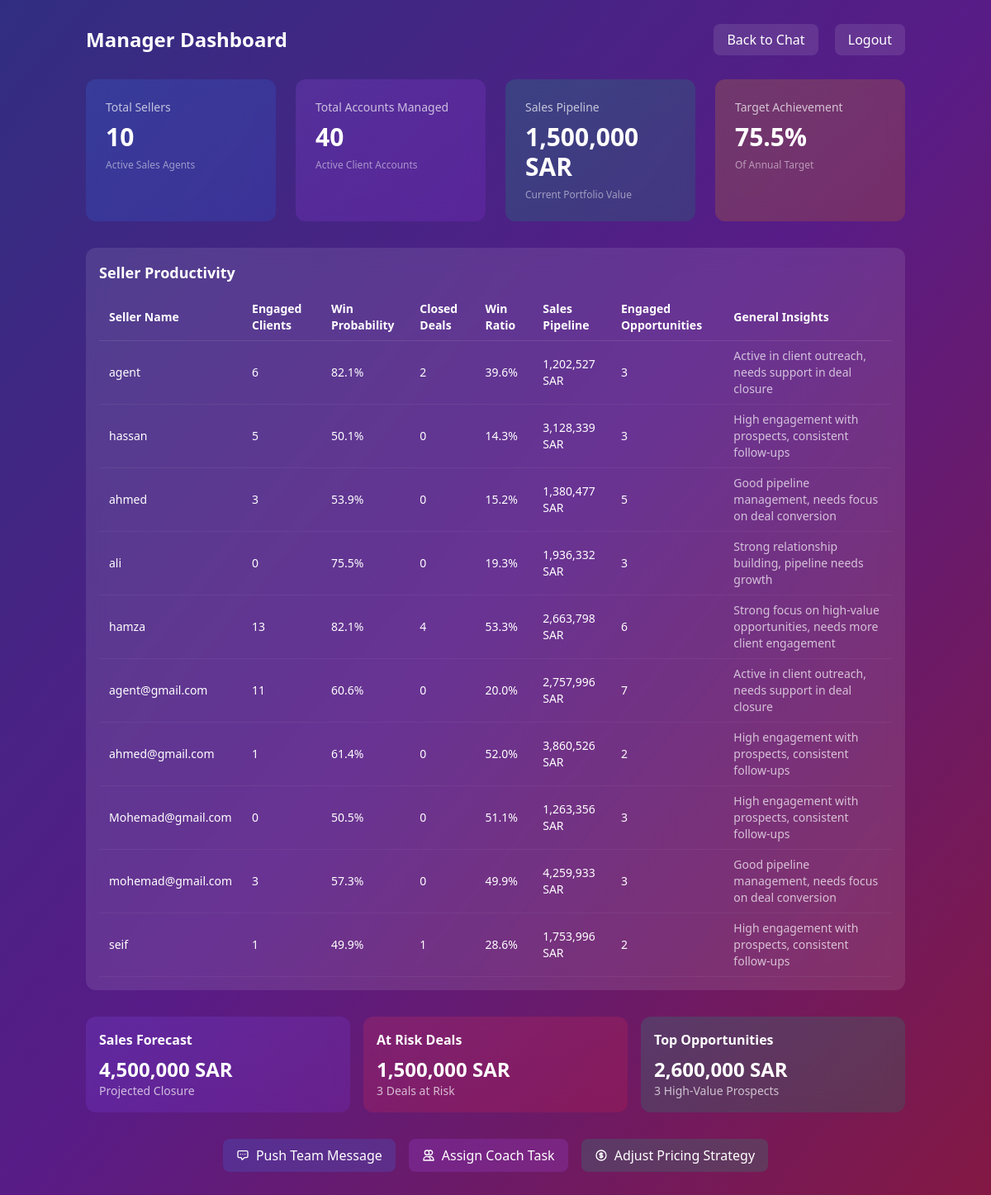
Screenshot of /manager/dashboard (signed in) with the database file from the repository.
### models.py (models this page shows, shortened)
class User(UserMixin, db.Model):
    id = db.Column(db.Integer, primary_key=True)
    username = db.Column(db.String(80), unique=True, nullable=False)
    password_hash = db.Column(db.String(1000), nullable=False)
    role = db.Column(db.String(20), nullable=False)
    manager_id = db.Column(db.Integer, db.ForeignKey('user.id'), nullable=True)
    manager = db.relationship('User', remote_side=[id], backref='managed_users')

### app.py (the view)
    @login_required
    def decorated_view(*args, **kwargs):
        if current_user.role not in ['manager', 'smeleader']:
            flash('Access denied: You do not have permission to access this page.')
            return redirect(url_for('home'))
        return f(*args, **kwargs)

### app.py (called while the page is built)
@login_manager.user_loader
def load_user(user_id):
    return db.session.get(User, int(user_id))

def management_required(f):
    @login_required
    def decorated_view(*args, **kwargs):
        if current_user.role not in ['manager', 'smeleader']:
            flash('Access denied: You do not have permission to access this page.')
            return redirect(url_for('home'))
        return f(*args, **kwargs)
    decorated_view.__name__ = f.__name__
    return decorated_view

@app.route('/manager/dashboard')
@management_required
def manager_dashboard():
    agent_stats = get_sales_agents_client_stats()
    dashboard_summary = get_dashboard_summary()
    productivity_data = get_seller_productivity()
    predictions_data = get_predictions_data()
    return render_template('manager_dashboard.html',
                         agent_stats=agent_stats,
                         dashboard_summary=dashboard_summary,
                         productivity_data=productivity_data,
                         predictions_data=predictions_data)

### dashboard/stats.py (called while the page is built)
def get_total_sellers():
    return User.query.filter_by(role='salesagent').count()

def get_dashboard_summary():
    return {
        'total_sellers': get_total_sellers(),
        'total_accounts': get_total_clients(),
        'total_business': 1500000,  # Placeholder value in SAR
        'target_achievement': 75.5,  # Placeholder percentage
    }

def get_sales_agents_client_stats():
    sales_agents = User.query.filter_by(role='salesagent').all()
    stats = []
    for agent in sales_agents:
        clients = db.session.query(ChatSession.client_name)\
            .filter(
                ChatSession.user_id == agent.id,
                ChatSession.client_name.isnot(None),
                ChatSession.client_name != ''  # Exclude empty strings
            )\
            .distinct()\
            .all()
        client_names = [client[0] for client in clients if client[0] and client[0].strip()]
        stats.append({
            'agent_name': agent.username,
            'client_count': len(client_names),
            'client_list': client_names
        })
    return stats

### templates/manager_dashboard.html (shortened to what this page needs)
<!DOCTYPE html>
<html lang="en">
<head>
    <script src="https://cdn.tailwindcss.com"></script>
    </head>
<body class="min-h-screen bg-gradient-to-br from-indigo-900 via-purple-900 to-pink-900 text-white">
    <div class="container mx-auto px-4 py-8">
        <div class="flex justify-between items-center mb-8">
            <h1 class="text-2xl font-bold">Manager Dashboard</h1>
            <div class="space-x-4">
                <a href="/" class="px-4 py-2 bg-white/10 rounded-lg hover:bg-white/20 transition-all">Back to Chat</a>
                <a href="/logout" class="px-4 py-2 bg-white/10 rounded-lg hover:bg-white/20 transition-all">Logout</a>
            </div>
        </div>
        <div class="grid grid-cols-1 sm:grid-cols-2 lg:grid-cols-4 gap-6 mb-8">
            <div class="bg-gradient-to-br from-blue-500/20 to-blue-600/20 rounded-xl p-6 backdrop-blur-md">
                <div class="flex flex-col">
                    <div class="text-white/70 text-sm font-medium mb-2">Total Sellers</div>
                    <div class="text-3xl font-bold">{{ dashboard_summary.total_sellers }}</div>
                    <div class="mt-2 text-xs text-white/50">Active Sales Agents</div>
                </div>
            </div>
            <div class="bg-gradient-to-br from-purple-500/20 to-purple-600/20 rounded-xl p-6 backdrop-blur-md">
                <div class="flex flex-col">
                    <div class="text-white/70 text-sm font-medium mb-2">Total Accounts Managed</div>
                    <div class="text-3xl font-bold">{{ dashboard_summary.total_accounts }}</div>
                    <div class="mt-2 text-xs text-white/50">Active Client Accounts</div>
                </div>
            </div>
            <div class="bg-gradient-to-br from-emerald-500/20 to-emerald-600/20 rounded-xl p-6 backdrop-blur-md">
                <div class="flex flex-col">
                    <div class="text-white/70 text-sm font-medium mb-2">Sales Pipeline</div>
                    <div class="text-3xl font-bold">{{ "{:,.0f}".format(dashboard_summary.total_business) }} SAR</div>
                    <div class="mt-2 text-xs text-white/50">Current Portfolio Value</div>
                </div>
            </div>
            <div class="bg-gradient-to-br from-amber-500/20 to-amber-600/20 rounded-xl p-6 backdrop-blur-md">
                <div class="flex flex-col">
                    <div class="text-white/70 text-sm font-medium mb-2">Target Achievement</div>
                    <div class="text-3xl font-bold">{{ "%.1f"|format(dashboard_summary.target_achievement) }}%</div>
                    <div class="mt-2 text-xs text-white/50">Of Annual Target</div>
                </div>
            </div>
        </div>
        <div class="bg-white/10 rounded-xl p-4 backdrop-blur-md mb-8">
            <h2 class="text-lg font-semibold mb-3">Seller Productivity</h2>
            <div class="overflow-x-auto">
                <table class="w-full text-sm">
                    <thead>
                        <tr class="text-left border-b border-white/10">
                            <th class="py-2 px-3 font-semibold">Seller Name</th>
                            <th class="py-2 px-3 font-semibold">Engaged Clients</th>
                            <th class="py-2 px-3 font-semibold">Win Probability</th>
                            <th class="py-2 px-3 font-semibold">Closed Deals</th>
                            <th class="py-2 px-3 font-semibold">Win Ratio</th>
                            <th class="py-2 px-3 font-semibold">Sales Pipeline</th>
                            <th class="py-2 px-3 font-semibold">Engaged Opportunities</th>
                            <th class="py-2 px-3 font-semibold">General Insights</th>
                        </tr>
                    </thead>
                    <tbody>
                        {% for seller in productivity_data %}
                        <tr class="border-b border-white/5 hover:bg-white/5">
                            <td class="py-2 px-3">{{ seller.seller_name }}</td>
                            <td class="py-2 px-3">{{ seller.engaged_clients }}</td>
                            <td class="py-2 px-3">{{ seller.win_probability }}</td>
                            <td class="py-2 px-3">{{ seller.closed_deals }}</td>
                            <td class="py-2 px-3">{{ seller.win_ratio }}</td>
                            <td class="py-2 px-3">{{ "{:,.0f}".format(seller.sales_pipeline) }} SAR</td>
                            <td class="py-2 px-3">{{ seller.engaged_opportunities }}</td>
                            <td class="py-2 px-3 text-white/70">{{ seller.general_insights }}</td>
                        </tr>
                        {% endfor %}
                    </tbody>
                </table>
            </div>
        </div>
        <div class="grid grid-cols-1 md:grid-cols-3 gap-4 mb-6">
            <div class="bg-gradient-to-br from-violet-500/20 to-violet-600/20 rounded-xl p-4 backdrop-blur-md">
                <h3 class="text-base font-semibold mb-2">Sales Forecast</h3>
                <div class="text-2xl font-bold">{{ "{:,.0f}".format(predictions_data.year_end_prediction) }} SAR</div>
                <div class="text-sm text-white/70">Projected Closure</div>
            </div>
            <div class="bg-gradient-to-br from-rose-500/20 to-rose-600/20 rounded-xl p-4 backdrop-blur-md">
                <h3 class="text-base font-semibold mb-2">At Risk Deals</h3>
                {% set at_risk_total = namespace(value=0) %}
                {% for deal in predictions_data.at_risk_deals %}
                    {% set at_risk_total.value = at_risk_total.value + deal['value'] %}
                {% endfor %}
                <div class="text-2xl font-bold">{{ "{:,.0f}".format(at_risk_total.value) }} SAR</div>
                <div class="text-sm text-white/70">{{ predictions_data.at_risk_deals|length }} Deals at Risk</div>
            </div>
            <div class="bg-gradient-to-br from-emerald-500/20 to-emerald-600/20 rounded-xl p-4 backdrop-blur-md">
                <h3 class="text-base font-semibold mb-2">Top Opportunities</h3>
                {% set opp_total = namespace(value=0) %}
                {% for opp in predictions_data.top_opportunities %}
                    {% set opp_total.value = opp_total.value + opp['potential'] %}
                {% endfor %}
                <div class="text-2xl font-bold">{{ "{:,.0f}".format(opp_total.value) }} SAR</div>
                <div class="text-sm text-white/70">{{ predictions_data.top_opportunities|length }} High-Value Prospects</div>
            </div>
        </div>
        <div class="flex flex-wrap gap-4 justify-center mt-8">
            <button id="pushTeamMessageBtn" class="flex items-center gap-2 px-4 py-2 bg-blue-500/20 hover:bg-blue-500/30 rounded-lg backdrop-blur-md transition-all">
                <svg class="w-4 h-4" fill="none" stroke="currentColor" viewBox="0 0 24 24">
                    <path stroke-linecap="round" stroke-linejoin="round" stroke-width="2" d="M8 10h.01M12 10h.01M16 10h.01M9 16H5a2 2 0 01-2-2V6a2 2 0 012-2h14a2 2 0 012 2v8a2 2 0 01-2 2h-4l-4 4z"></path>
                </svg>
                <span>Push Team Message</span>
            </button>
            <button class="flex items-center gap-2 px-4 py-2 bg-purple-500/20 hover:bg-purple-500/30 rounded-lg backdrop-blur-md transition-all">
                <svg class="w-4 h-4" fill="none" stroke="currentColor" viewBox="0 0 24 24">
                    <path stroke-linecap="round" stroke-linejoin="round" stroke-width="2" d="M12 4.354a4 4 0 110 5.292M15 21H3v-1a6 6 0 0112 0v1zm0 0h6v-1a6 6 0 00-9-5.197M13 7a4 4 0 11-8 0 4 4 0 018 0z"></path>
                </svg>
                <span>Assign Coach Task</span>
            </button>
            <button class="flex items-center gap-2 px-4 py-2 bg-emerald-500/20 hover:bg-emerald-500/30 rounded-lg backdrop-blur-md transition-all">
                <span>Adjust Pricing Strategy</span>
            </button>
        </div>
    </div>
</body>
</html>

### rows the page displays
User: seller_name "agent", engaged_clients "6", win_probability "82.1%", closed_deals "2", win_ratio "39.6%", sales_pipeline "1,202,527", engaged_opportunities "3", general_insights "Active in client outreach, needs support in deal closure"
User: seller_name "hassan", engaged_clients "5", win_probability "50.1%", closed_deals "0", win_ratio "14.3%", sales_pipeline "3,128,339", engaged_opportunities "3", general_insights "High engagement with prospects, consistent follow-ups"
User: seller_name "ahmed", engaged_clients "3", win_probability "53.9%", closed_deals "0", win_ratio "15.2%", sales_pipeline "1,380,477", engaged_opportunities "5", general_insights "Good pipeline management, needs focus on deal conversion"
User: seller_name "ali", engaged_clients "0", win_probability "75.5%", closed_deals "0", win_ratio "19.3%", sales_pipeline "1,936,332", engaged_opportunities "3", general_insights "Strong relationship building, pipeline needs growth"
User: seller_name "hamza", engaged_clients "13", win_probability "82.1%", closed_deals "4", win_ratio "53.3%", sales_pipeline "2,663,798", engaged_opportunities "6", general_insights "Strong focus on high-value opportunities, needs more client engagement"
User: seller_name "agent@gmail.com", engaged_clients "11", win_probability "60.6%", closed_deals "0", win_ratio "20.0%", sales_pipeline "2,757,996", engaged_opportunities "7", general_insights "Active in client outreach, needs support in deal closure"
User: seller_name "ahmed@gmail.com", engaged_clients "1", win_probability "61.4%", closed_deals "0", win_ratio "52.0%", sales_pipeline "3,860,526", engaged_opportunities "2", general_insights "High engagement with prospects, consistent follow-ups"
User: seller_name "Mohemad@gmail.com", engaged_clients "0", win_probability "50.5%", closed_deals "0", win_ratio "51.1%", sales_pipeline "1,263,356", engaged_opportunities "3", general_insights "High engagement with prospects, consistent follow-ups"
User: seller_name "mohemad@gmail.com", engaged_clients "3", win_probability "57.3%", closed_deals "0", win_ratio "49.9%", sales_pipeline "4,259,933", engaged_opportunities "3", general_insights "Good pipeline management, needs focus on deal conversion"
User: seller_name "seif", engaged_clients "1", win_probability "49.9%", closed_deals "1", win_ratio "28.6%", sales_pipeline "1,753,996", engaged_opportunities "2", general_insights "High engagement with prospects, consistent follow-ups"

### other values shown
{{ dashboard_summary.total_sellers }} "10"
{{ dashboard_summary.total_accounts }} "40"
{{ "{:,.0f}".format(dashboard_summary.total_business) }} "1,500,000"
{{ "%.1f"|format(dashboard_summary.target_achievement) }} "75.5"
{{ "{:,.0f}".format(predictions_data.year_end_prediction) }} "4,500,000"
{{ "{:,.0f}".format(at_risk_total.value) }} "1,500,000"
{{ predictions_data.at_risk_deals|length }} "3"
{{ "{:,.0f}".format(opp_total.value) }} "2,600,000"
{{ predictions_data.top_opportunities|length }} "3"
